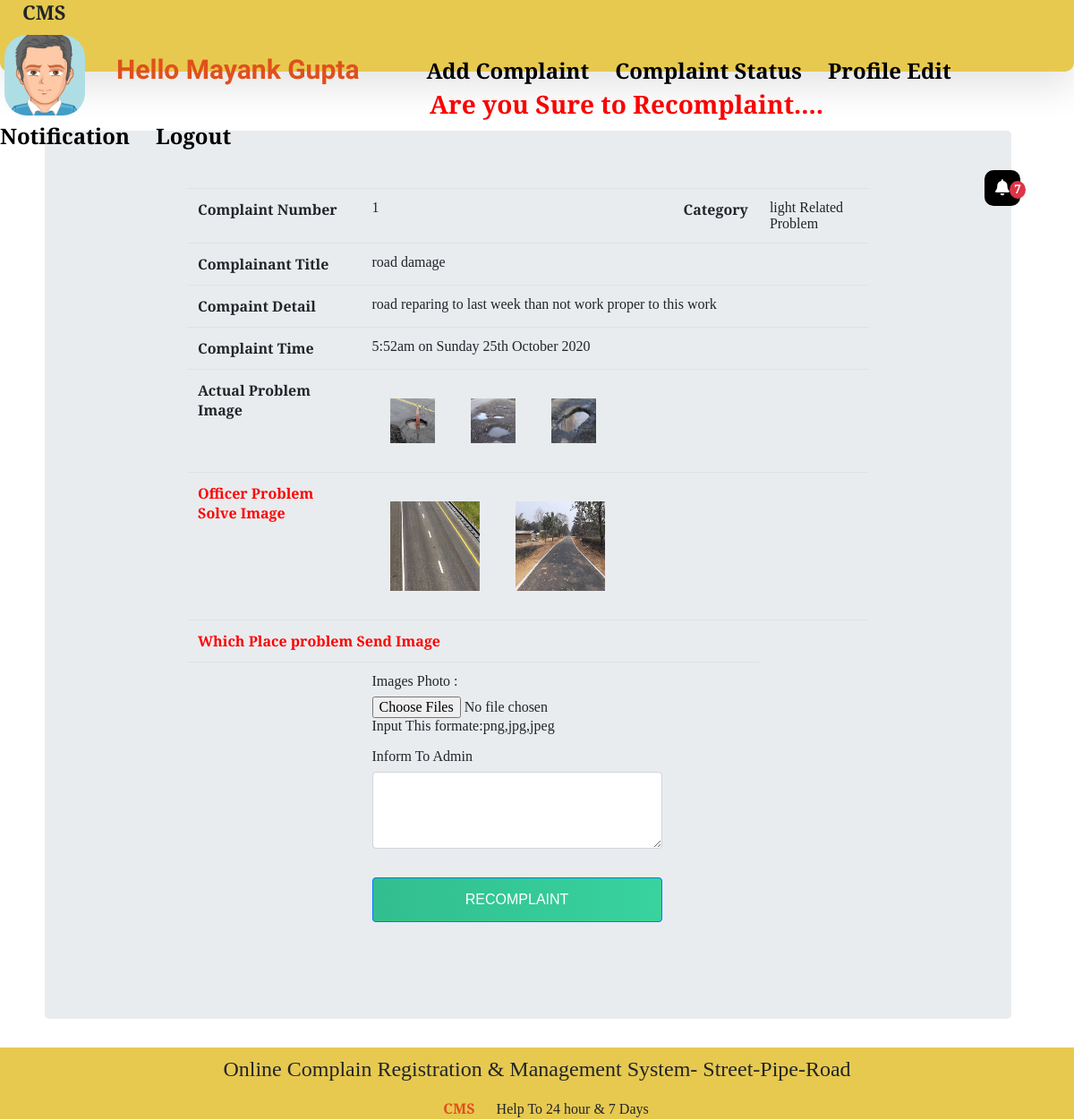
Page /USER_WORK/recomplaint.php?cid=1 (signed in) on the committed database.
### tables this page shows
CREATE TABLE `usertb` (
  `user_id` int(11) NOT NULL,
  `user_name` varchar(20) NOT NULL,
  `last_name` varchar(20) NOT NULL,
  `user_email` varchar(100) NOT NULL,
  `user_role` varchar(100) NOT NULL,
  `user_image` varchar(255) NOT NULL,
  `user_city` varchar(100) NOT NULL,
  `pwd` varchar(255) NOT NULL,
  `security_que` varchar(100) NOT NULL,
  `sequrity_ans` varchar(100) NOT NULL,
  `contact` varchar(100) NOT NULL,
  `user_area` varchar(50) NOT NULL,
  `user_pincode` varchar(12) NOT NULL,
  `account_time` timestamp NOT NULL DEFAULT current_timestamp()
);

CREATE TABLE `complain_tb` (
  `complaint_id` int(20) NOT NULL,
  `complaint_title` varchar(100) NOT NULL,
  `c_type` varchar(20) NOT NULL,
  `complaint_discription` varchar(255) NOT NULL,
  `user_id` int(10) NOT NULL,
  `user_worker_id` int(10) NOT NULL,
  `padding` enum('1','0') NOT NULL,
  `running` enum('1','0') NOT NULL,
  `complete` enum('1','0') NOT NULL,
  `image` varchar(255) NOT NULL,
  `c_address` varchar(255) NOT NULL,
  `recever_image` varchar(600) NOT NULL,
  `ctimestamp` datetime NOT NULL DEFAULT current_timestamp(),
  `solvetimestamp` datetime NOT NULL DEFAULT current_timestamp()
);

### USER_WORK/recomplaint.php (the view, shortened to what this page needs)
<?php
include("partial/_dbconnect.php");
include("partial/link.php");
?>
<body>
    <div class="wrapper">
        <?php include("partial/header.php"); ?>
        <div class="notprocess" style="margin-top:100px" >
                        <h3 style="font-wight:500;color:red;padding-left:40%;font-weight:800;">Are you Sure to Recomplaint....</h3>
                        <?php
                        $complaint_get_id=$_GET['cid'];
                         if(isset($_SESSION['loggedin']) && $_SESSION['loggedin']==true)
                         {
                    $sql="SELECT * FROM `complain_tb` WHERE `complaint_id`=$complaint_get_id";
                    $result=mysqli_query($conn,$sql);
                    while($row = mysqli_fetch_assoc($result))
                    {
                        $complaint_id=$row["complaint_id"];
                        $complaint_name=$row["complaint_title"];
                        $c_type=$row["c_type"];
                        $complaint_dis=$row["complaint_discription"];
                        $complaint_ctimestamp=$row["ctimestamp"];
                        $date=date_create($complaint_ctimestamp);
                        $res_c_image=$row["image"];
                        $solve_image=$row["recever_image"];
                          echo'
                             <div class="jumbotron " style="width: 90%;margin-left:50px; margin-top:1%;"><tr>
                             <table class="table table-borderedless mx-auto" style="width: 75%;">
                             <th scope="row">Complaint Number</th>
                            <td>'.$complaint_id.'</td>
                            <th scope="row">Category</th>
                            <td>'.$c_type.' Related Problem</td>
                        </tr>
                        <tr>
                            <th scope="row"> Complainant Title</th>
                            <td colspan="3">'.$complaint_name.'</td>
                        </tr>
                        <tr>
                            <th scope="row"> Compaint Detail</th>
                            <td colspan="3">'.$complaint_dis.'</td>
                        </tr>
                        <tr>
                            <th scope="row">Complaint Time</th>
                            <td colspan="3">'.date_format($date, 'g:ia \o\n l jS F Y').'</td>
                        </tr>
                        <tr>
                            <th scope="row">Actual Problem Image</th>
                            <td colspan="3">';
                            $res_c_image=explode(" ",$res_c_image);
                            $count=count($res_c_image)-1;
                            for ($i=0; $i <$count ; ++$i) {
                                echo '<img src="../../USER_WORK/'.$res_c_image[$i].'" alt="" style="margin:20px;" height="50px" width="50px" >';
                            }
                           echo'
                        </tr>';
                        echo '<tr>
                        <th scope="row" style="color:red;">Officer Problem  Solve Image</th>
                        <td colspan="3">';
                        $solve_image=explode(" ",$solve_image);
                        $count=count($solve_image)-1;
                        if($count==0){
                            echo 'No Data Uploaded to Officer Side...';
                        }else
                        {
                            for ($i=0; $i <$count ; ++$i) {
                                echo '<img src="../project/worker/'.$solve_image[$i].'" alt="" style="margin:20px;" height="100px" width="100px" >';
                            }
                        }
                     echo '</td></tr>';
                     echo '<tr>
                     <th scope="row" colspan="4" style="color:red;">Which Place problem Send Image</th>
                     </tr>
                     <tr>
                    <th>
                     <td >
                     <form action="" method="post" enctype="multipart/form-data">
                            <div class="form-group">
                                <label for="file">Images Photo :</label>
                                <input type="file"  id="file" name="images[]" multiple required/>
                                <br>Input This formate:png,jpg,jpeg
                            </div>
                            <div class="form-group">
                                <label for="exampleFormControlTextarea1">Inform To Admin</label>
                                <textarea class="form-control" id="data" name="data" rows="3" required></textarea>
                            </div>
                            <button type="submit" class="btn btn-primary">Recomplaint</button>
                        </form>
                        <td>';
                           echo' </tbody>
                            </table>
            </div>
                                    ';
                    }
                }
                ?>
    </div>
    <?php include("partial/footer.php"); ?>
</div>
</body>
</html>
</body>
</html>

### USER_WORK/partial/header.php (shortened to what this page needs)
<?php
   include("_dbconnect.php");
?>
    <div class="nav">
            <div class="logo">
                <h4>CMS</h4>
            </div>
            <div class="links">
            <?php
             if(isset($_SESSION['loggedin']) && $_SESSION['loggedin']==true)
             {
                $uemail=$_SESSION['useremail'];
                $sql="SELECT * FROM `usertb` WHERE `user_email`='$uemail'";
                $result=mysqli_query($conn,$sql);
                while($row = mysqli_fetch_assoc($result))
                {
                    $aname=ucfirst($row["user_name"]);
                    $lname=ucfirst($row["last_name"]);
                    $uimage=$row["user_image"];
                    echo '<img src="'.$uimage.'" height="100px" width="100px" style="
            border-radius:30px;
           margin-right:30px;
           padding:5px;
            ">';
                    echo '<a href="index.php"><span style="color:#e0501b;font-size: 2.5vw" class="titlename">Hello '.$aname.' '.$lname.'</span>&nbsp;&nbsp;&nbsp;&nbsp;&nbsp;&nbsp;&nbsp;&nbsp;</a>';
                }
                echo '<a href="add_complaint.php">Add Complaint</a>
                <a href="view_complaint.php">Complaint Status</a>
                <a href="changeinfo.php">Profile Edit</a>
                <a href="shownotification.php">Notification</a>
                <a href="logout.php">Logout</a>';
                echo '
                <a>
                <div class="dropdown">
                    <a class="dropdown-toggle"  id="dropdownMenuButton" style=" background: #fff;
                        color: #fff;
                        right: 10px;
                        top: 20px;
                        padding: 2px 12px;
                        position:absolute;
                        display: block;
                        font-size: 18px;
                        width: 40px;
                        height: 40px;
                        cursor: pointer;
                        line-height: 35px;
                        text-align: center;
                        border-radius: 10px;
                        transition: 0.3s;
                        background-color:black;
                        " data-toggle="dropdown" aria-haspopup="true" aria-expanded="false">';
                        $usid=$_SESSION['user_id'];
                        $nsql="select * from notify where (`sender_user_role`='admin') AND reciver_id='$usid' AND status=0";
                        $nresult=mysqli_query($conn, $nsql);
                        $ncount= mysqli_num_rows($nresult);
                            echo ' <i class="fas fa-bell" ></i><span
                                class="badge badge-danger"
                                style="border-radius: 50%; top:-18px; left:-5px">'.$ncount.'</span>
                   </a>
                    <div class="dropdown-menu" style="width: 400px;
                    padding-top: 0px;
                    position: absolute;
                    will-change: transform;
                    right: -100px;
                    top: 0px;
                    left: 0px;
                    transform: translate3d(542px, 60px, 0px);" aria-labelledby="dropdownMenuButton">
                    ';
                    echo'
                    </div>
              </div>
              </a>';
            }
    ?>
            </div>
        </div>

### USER_WORK/css/style.css (style rules this page uses)
* { margin: 0; padding: 0; font-family: 'Slabo 27px', serif; }
.titlename { font-family: 'Kaushan Script', cursive; }
.nav { box-shadow: 0 10px 29px 0 rgba(68, 88, 144, 0.1); position: fixed; z-index: 1000; top: 0; right: 0; left: 0; height: 80px; display: flex; flex-direction: row; justify-content: space-between; align-items: center; padding: 0 25px 0 25px; background-color: #E7C950; box-shadow: 0 19px 38px rgba(0, 0, 0, 0.10); border-bottom-left-radius: 10px; border-bottom-right-radius: 10px; }
.nav .links a { margin-right: 25px; font-size: 24px; font-weight: 600; color: #000; text-decoration: none; }
.nav h4 { font-size: 22px; font-weight: bold; margin-left: 25px; }
.btn { display: block; width: 100%; height: 50px; border-radius: 25px; outline: none; border: none; background-image: linear-gradient(to right, #32be8f, #38d39f, #32be8f); background-size: 200%; font-size: 1.2rem; color: #fff; font-family: 'Poppins', sans-serif; text-transform: uppercase; margin: 1rem 0; cursor: pointer; transition: .5s; }

### rows in the picture
usertb: user_image (picture), user_name "Mayank", last_name "Gupta"
complain_tb: complaint_id "1", c_type "light", complaint_title "road damage", complaint_discription "road reparing to last week than not work proper to this work", ctimestamp "5:52am on Sunday 25th October 2020"

### other values in the picture
$ncount "7"
